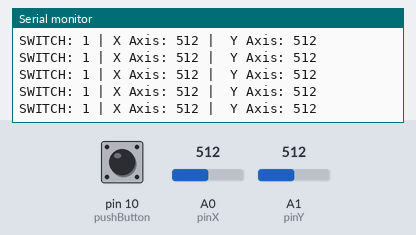
This sketch was run on a simulated Arduino Uno, built with avr-gcc and run on an emulated ATmega328P. Shown: the last lines printed to the serial monitor. The inputs (shaded band) are chosen by the test bench; at power-on: A0 (pinX) = 512, A1 (pinY) = 512, pin 10 (pushButton) HIGH.

Above: at 1.2 s.
1.3 s: A0 (pinX) set to 716
At 1.56 s:
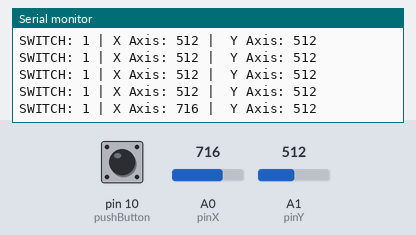
2.8 s: A1 (pinY) set to 716
At 2.97 s:
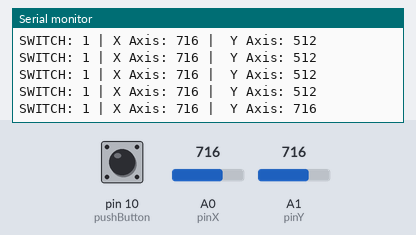
4.3 s: pin 10 (pushButton) pulled LOW for 0.25 s
At 4.58 s:
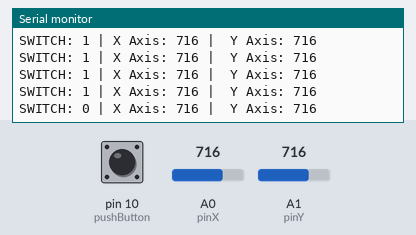
6.0 s: A0 (pinX) set to 900
At 6.18 s:
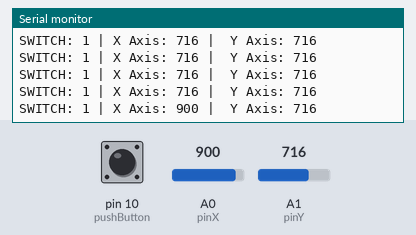
7.5 s: pin 10 (pushButton) pulled LOW for 1 s
At 7.79 s:
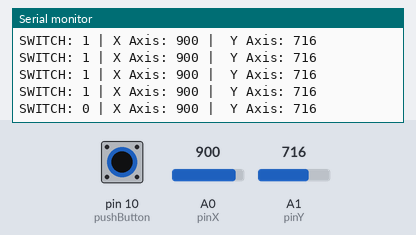
10.0 s: A1 (pinY) set to 900
At 10.0 s:
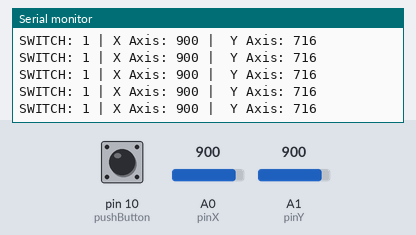
Timing chart, 0 to 12.5 s (numbered marks = the images above; inputs shaded):
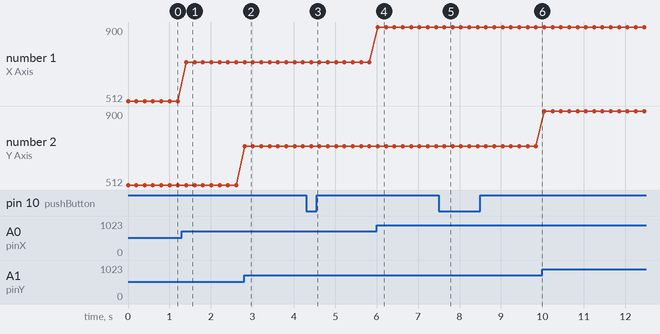

The sketch:

joystick.ino
```cpp
/* OX
 * /\                  (1023,1023)
 * |
 * |
 * |        Default
 * |        State
 * |
 * |
 * |
 * |(0,0)
 * -----------------------> OY
 */

const int pinX = A0;
const int pinY = A1;
int buttonValue = 0;
int xValue = 0;
int yValue = 0;
const int pushButton = 10;


void setup()
{
  pinMode(pinX, INPUT);
  pinMode(pinY, INPUT);
  pinMode(pushButton, INPUT_PULLUP);
  Serial.begin(9600);
}

void loop()
{
  buttonValue = digitalRead(pushButton);
  xValue = analogRead(pinX);
  yValue = analogRead(pinY);

  Serial.print("SWITCH: ");
  Serial.print(buttonValue);
  Serial.print(" | ");
  Serial.print("X Axis: " );
  Serial.print(xValue);
  Serial.print(" | " );
  Serial.print(" Y Axis: ");
  Serial.print(yValue);
  Serial.println("");
  delay(200);
}
```

Measured:
- after the input at 1.3 s, the serial monitor: prints a new line after 0.11 s (image 1)
- after the input at 2.8 s, the serial monitor: prints a new line at once (image 2)
- after the input at 4.3 s, the serial monitor: prints a new line after 0.12 s (image 3)
- after the input at 6.0 s, the serial monitor: prints a new line at once (image 4)
- after the input at 7.5 s, the serial monitor: prints a new line after 0.13 s (image 5)
- plotted number 1: 512 → 716 after the input at 1.3 s, 716 → 900 after the input at 6.0 s
